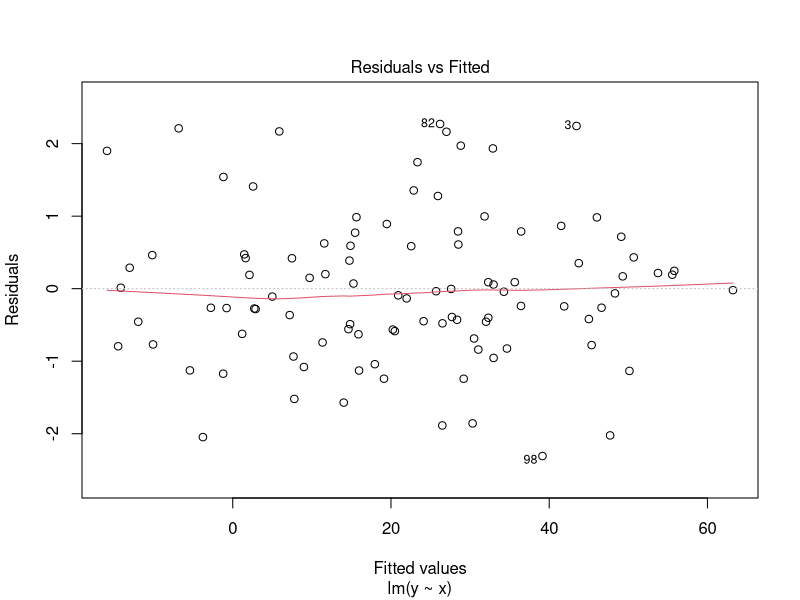
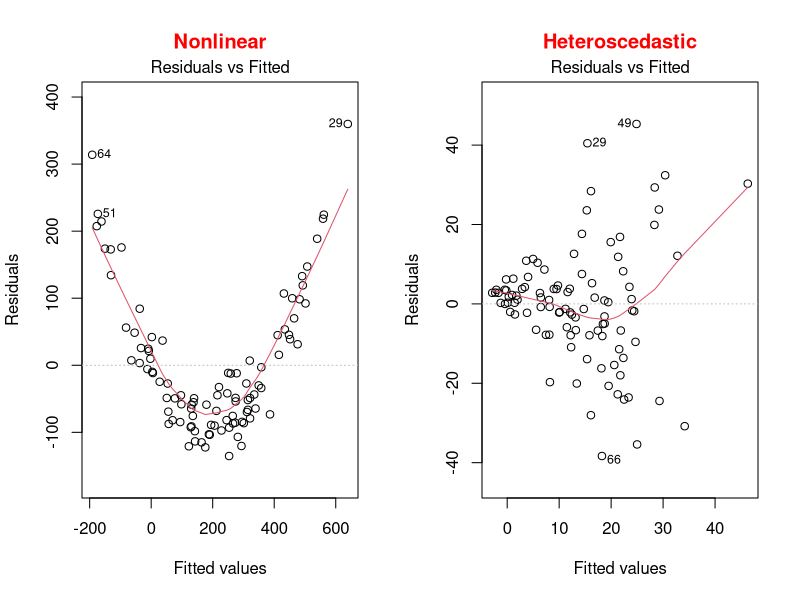
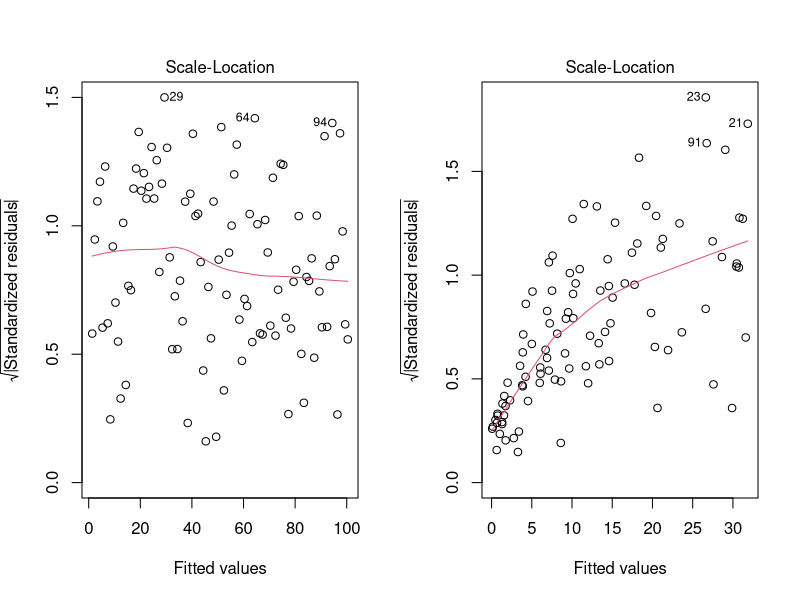
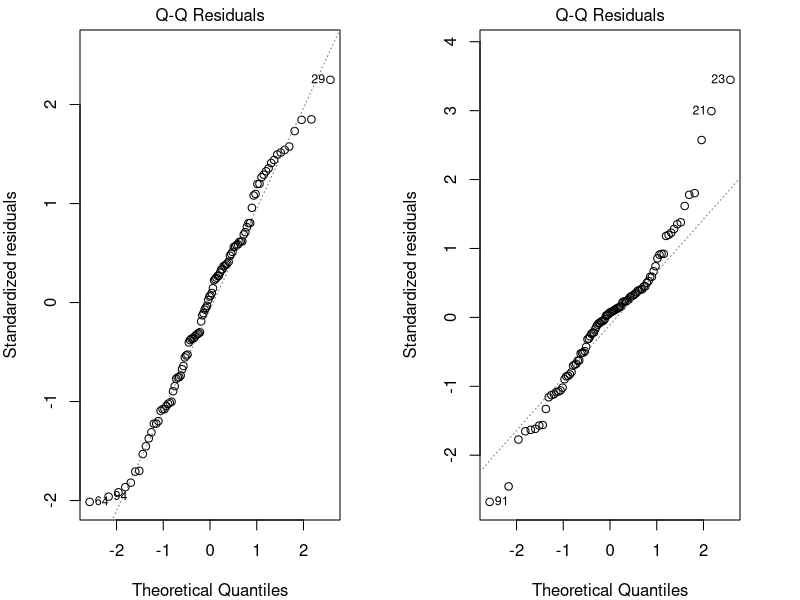
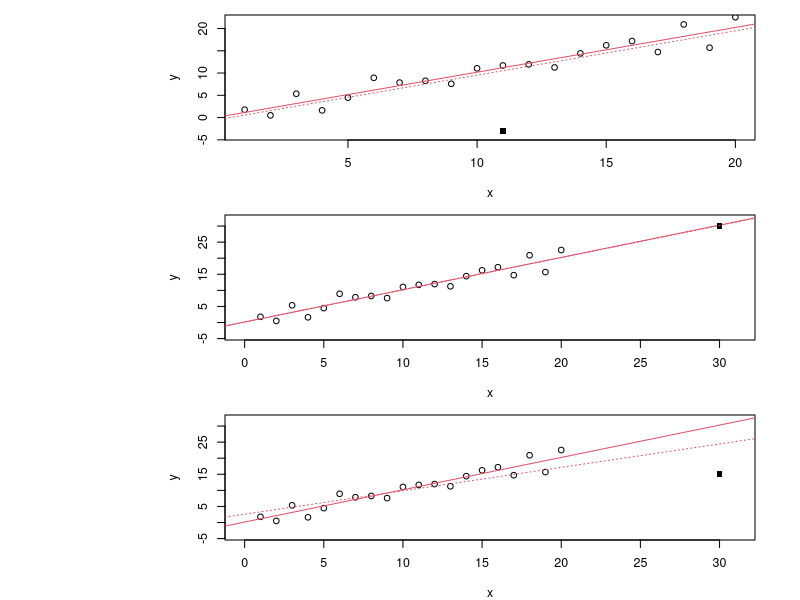
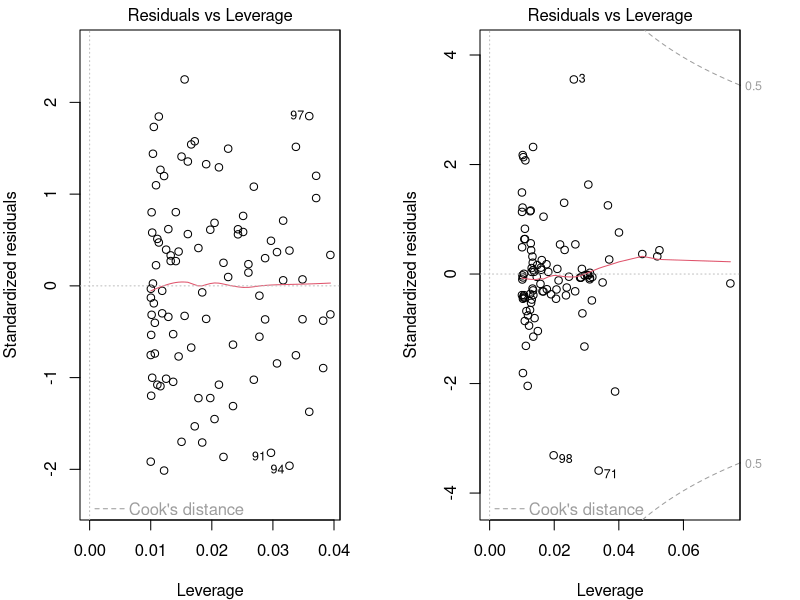
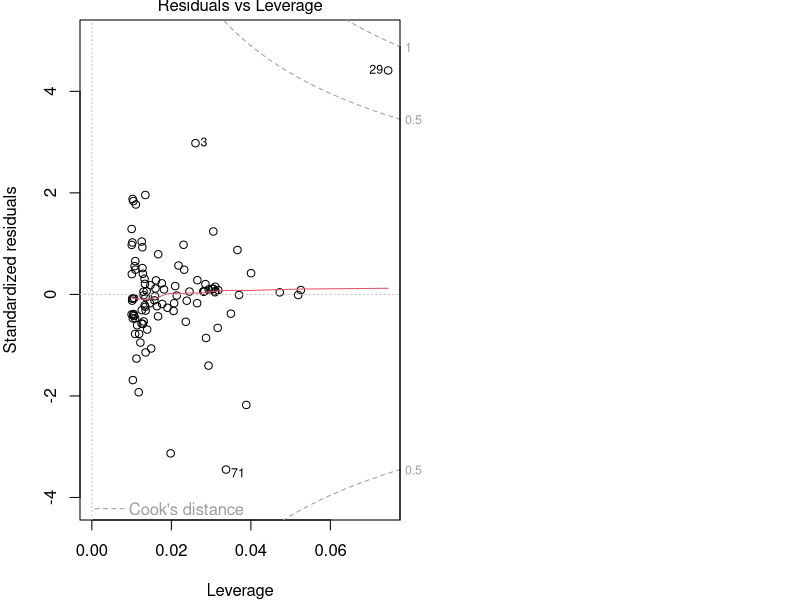
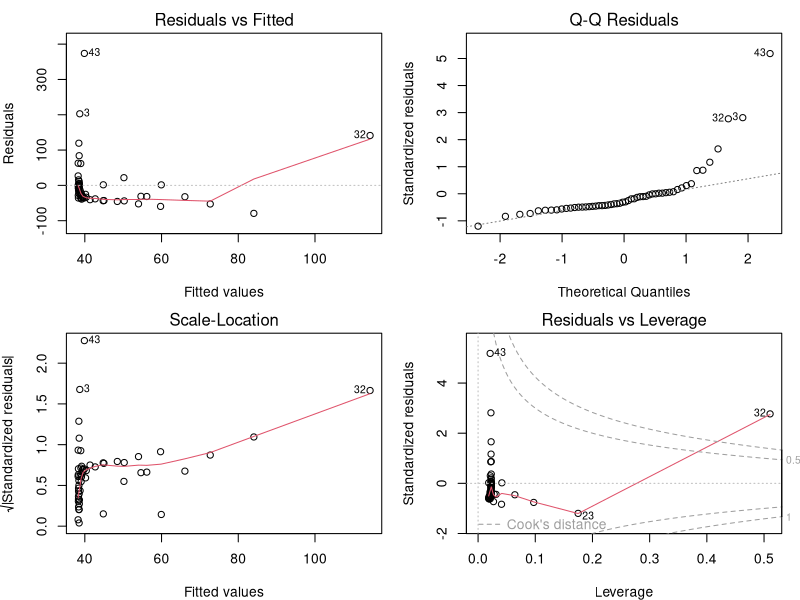

Write R code to recreate these figures, in order. (Note: this script raises an error after producing the figures.)
## ---- chunk 1
knitr::opts_chunk$set(
  comment = "#",
  collapse = TRUE,
  #cache = TRUE,
  warning = FALSE,
  message = FALSE,
  fig.width=6, fig.height=6,
  fig.align = 'center'
)
## ---- chunk 2
options(repos=structure(c(CRAN="http://cran.r-project.org")))
## ---- chunk 3
if (!require(dplyr)) install.packages("dplyr")
library(dplyr)

if (!require(kableExtra)) install.packages("kableExtra")
library(kableExtra)

if (!require(vegan)) install.packages("vegan")
library(vegan)

if (!require(e1071)) install.packages("e1071")
library(e1071)

if (!require(MASS)) install.packages("MASS")
library(MASS)

if (!require(car)) install.packages("car")
library(car)
## ---- chunk 4
bird <- read.csv("Scripts_and_data/birdsdiet.csv")
## ---- chunk 5
str(bird)
## ---- chunk 6
str(bird)
## ---- chunk 7
lm1 <- lm(MaxAbund ~ Mass, data = bird)
## ---- chunk 8
  set.seed(1234564)
  x <- rnorm(100,10,10)
  y <- 2*x+0 + rnorm(100)
  lm <- lm(y~x)
  plot(lm, which = 1)
## ---- chunk 9
par(mfrow=c(1,2))
set.seed(1234564)
x = rnorm(100,10,10)
y = (x)^2 + rnorm(length(x),0,30)
lm=lm(y~scale(x))
plot(lm,which = 1, main = "Nonlinear", col.main="red")

x = abs(rnorm(100,10,10))
y = (x) + rnorm(length(x), 0, x)
lm=lm(y~scale(x))
plot(lm,which = 1, main = "Heteroscedastic", col.main="red")
## ---- chunk 10
par(mfrow=c(1,2))
set.seed(1234564)
x <- 1:100
y <- x + rnorm(100,sd=5)
lm=lm(y~x)
plot(lm,which = 3)

set.seed(2)
x = abs(rnorm(100,10,10))
y = (x) + rnorm(length(x), 0, x)
lm=lm(y~scale(x))
plot(lm,which = 3)
## ---- chunk 11
par(mfrow=c(1,2), mar = c(4, 4, 1.5, 3))
set.seed(1234564)
x <- 1:100
y <- x + rnorm(100,sd=5)
lm=lm(y~x)
plot(lm, which = 2)

set.seed(2)
x = abs(rnorm(100,10,10))
y = (x) + rnorm(length(x), 0, x)
lm=lm(y~scale(x))
plot(lm, which = 2)
## ---- chunk 12
par(mfrow=c(3, 1), mar = c(4, 15, 1, 3), cex = 0.75)
set.seed(1234564)
x <- 1:20
y <- rnorm(x, x, 2)
lm0 <- lm(y ~ x)
# plot 1
plot(x, y, ylim = c(-4, 22)); abline(lm0, col = 2); points(11, -3, pch = 15)
# add 20, 10 point to the new lm
xx <- c(x, 11); yy <- c(y, -3)
abline(lm(yy ~ xx), col = 2, lty = 3)
text(-18, 10, srt=0, adj = 0, labels = '* No leverage \n* Low influence', xpd = TRUE, cex = 1.5)
# plot 2
plot(x, y, ylim = c(-4, 32), xlim = c(0, 31)); abline(lm0, col = 2); points(30, 30, pch = 15)
# add 20, 10 point to the new lm
xx <- c(x, 30); yy <- c(y, 30)
abline(lm(yy ~ xx), col = 2, lty = 3)
text(-31, 15, srt=0, adj = 0, labels = '* High leverage \n* No influence', xpd = TRUE, cex = 1.5)

# plot 3
plot(x, y, ylim = c(-4, 32), xlim = c(0, 31)); abline(lm0, col = 2); points(30, 15, pch = 15)
# add 20, 10 point to the new lm
xx <- c(x, 30); yy <- c(y, 15)
abline(lm(yy ~ xx), col = 2, lty = 3)
text(-31, 15, srt=0, adj = 0, labels = '* High leverage \n* High influence', xpd = TRUE, cex = 1.5)
## ---- chunk 13
par(mfrow=c(1,2), mar = c(4, 4, 1.5, 3))
set.seed(1234564)
x <- 1:100
y <- x + rnorm(100,sd=5)
lm=lm(y~x)
plot(lm, which = 5)

set.seed(1234564)
x = abs(rnorm(100,10,10))
y = (x) + rnorm(length(x), 0, x)
lm=lm(y~scale(x))
plot(lm, which = 5)
## ---- chunk 14
par(mar = c(4, 4, 1, 0))
set.seed(1234564)
x = abs(rnorm(100,10,10))
y = (x) + rnorm(length(x), 0, x)
y[29] <- 100
lm=lm(y~scale(x))
plot(lm, which = 5)
## ---- chunk 15
par(mfrow=c(2,2), mar = c(4,4,2,1.1), oma =c(0,0,0,0))
plot(lm1)
## ---- chunk 16
par(mfrow=c(1,3), mar = c(4,4,3,1), cex = 0.8)
plot(bird$MaxAbund ~ bird$Mass)
abline(lm1) # adds the best-fit line
hist(bird$MaxAbund) # hist() produces a histogram of the variable
hist(bird$Mass)
## ---- chunk 17
shapiro.test(bird$MaxAbund)
shapiro.test(bird$Mass)
## ---- chunk 18
skewness(bird$MaxAbund)
skewness(bird$Mass)
## ---- chunk 19
bird$logMaxAbund <- log10(bird$MaxAbund)
bird$logMass <- log10(bird$Mass)
## ---- chunk 20
lm2 <- lm(logMaxAbund ~ logMass, data = bird)
## ---- chunk 21
par(mfrow=c(2,2), mar=c(3,4,1.15,1.2))
plot(lm2)
## ---- chunk 22
par(mfrow=c(1,3), mar=c(4,4,1.15,1.2))
plot(logMaxAbund ~ logMass, data=bird)
abline(lm2)
hist(log10(bird$MaxAbund))
hist(log10(bird$Mass))
## ---- chunk 23
summary(lm2)
## ---- chunk 24
lm2$coef
summary(lm2)$coefficients
summary(lm2)$r.squared
## ---- chunk 25
summary(lm2)
## ---- chunk 26
lm3 <- lm(logMaxAbund~logMass, data=bird, subset=!bird$Aquatic)
# removes aquatic birds (= TRUE)
# or equivalently
lm3 <- lm(logMaxAbund~logMass, data=bird, subset=bird$Aquatic == 0)
## ---- chunk 27
par(mfrow=c(1,2), mar = c(4, 4, 3, 1))
plot(logMaxAbund~logMass, data=bird, main = 'All birds')
abline(lm2, col = 'red')
plot(logMaxAbund~logMass, data=bird, subset=!bird$Aquatic, main = 'Terrestrial birds')
abline(lm3, col = 'red')
## ---- chunk 28
# Run the model
lm4 <- lm(logMaxAbund ~ logMass, data=bird, subset=bird$Passerine == 1)
summary(lm4)
## ---- chunk 29
# diagnostic plots
par(mfrow=c(2,2), mar = c(4,4,2,1.1), oma =c(0,0,0,0))
plot(lm4)
## ---- chunk 30
# Recall: we want adj.r.squared
summary(lm2)$adj.r.squared
summary(lm3)$adj.r.squared
summary(lm4)$adj.r.squared
## ---- chunk 31
boxplot(logMass ~ Aquatic,
        data = bird, names = c("Non-Aquatic", "Aquatic"))
## ---- chunk 32
var.test(logMass ~ Aquatic, data = bird)
## ---- chunk 33
ttest1 <- t.test(logMass ~ Aquatic, var.equal = TRUE, data = bird)

# Or use lm()
ttest.lm1 <- lm(logMass ~ Aquatic, data=bird)
## ---- chunk 34
ttest1$statistic^2
anova(ttest.lm1)$F
# answer: F=60.3845 in both cases
## ---- chunk 35
ttest1
## ---- chunk 36
# Unilateral t-test
uni.ttest1 <- t.test(logMass ~ Aquatic,
                     var.equal = TRUE,
                     data = bird,
                     alternative = "less")
## ---- chunk 37
uni.ttest1
## ---- chunk 38
str(bird)
## ---- chunk 39
par(mar = c(4, 4, 0.5, 1))
boxplot(logMaxAbund ~ Diet,
        data = bird, ylab = expression("log"[10]*"(Maximum Abundance)"), xlab = 'Diet')
## ---- chunk 40
par(mar=c(4,4,.1,1))
med <- sort(tapply(bird$logMaxAbund, bird$Diet, median))
boxplot(logMaxAbund ~ factor(Diet, levels = names(med)), data = bird,
        ylab = expression("log"[10]*"(Maximum Abundance)"), xlab = 'Diet')
## ---- chunk 41
par(mar=c(4,4,.4,1))
plot.design(logMaxAbund ~ Diet, data=bird, ylab = expression("log"[10]*"(Maximum Abundance)"))
## ---- chunk 42
anov1 <- lm(logMaxAbund ~ Diet,
            data = bird)
## ---- chunk 43
aov1 <- aov(logMaxAbund ~ Diet,
            data = bird)
## ---- chunk 44
anova(anov1)
## ---- chunk 45
summary(aov1)
## ---- chunk 46
bartlett.test(logMaxAbund ~ Diet,
              data = bird)
## ---- chunk 47
shapiro.test(resid(anov1))
## ---- chunk 48
summary(anov1)
## ---- chunk 49
summary.lm(aov1)
## ---- chunk 50
TukeyHSD(aov(anov1), ordered = TRUE)
## ---- chunk 51
par(mar=c(3,3,0.5,0.5))
sd <- tapply(bird$logMaxAbund, list(bird$Diet), sd)
means <- tapply(bird$logMaxAbund, list(bird$Diet), mean)
n <- length(bird$logMaxAbund)
se <- 1.96*sd/sqrt(n)
bp <- barplot(means, ylim = c(0, max(bird$logMaxAbund) - 0.5))
epsilon = 0.1
segments(bp, means - se, bp, means + se, lwd=2) # vertical bars
segments(bp - epsilon, means - se, bp + epsilon, means - se, lwd = 2) # horizontal bars
segments(bp - epsilon, means + se, bp + epsilon, means + se, lwd = 2) # horizontal bars
## ---- chunk 52
anov2 <- lm(logMaxAbund ~ Diet*Aquatic, data = bird)
summary(anov2)
## ---- chunk 53
anov2 <- lm(logMaxAbund ~ Diet*Aquatic, data = bird)
anova(anov2)
## ---- chunk 54
## functions
f1 <- function(x, a, b) {
  return(x*a+b)
}
# conf for plot
col = rgb(118, 143, 175, maxColorValue = 255)
x <- 1:20
par(mfrow = c(1, 3), mar = c(1, 1, 6.5, 4))

# plot 1
plot(x, f1(x, a=1.1,b=2), ylim = c(0, 60), type = 'l', lwd = 2.5, xaxt = "n", yaxt = "n", xlab = "", ylab = "", bty='l', col = col)
lines(f1(x, a=1.1,b=17), lwd = 2.5, col = col)
lines(f1(x, a=0.6,b=22), lwd = 2.5, col = col)
lines(f1(x, a=1.1,b=40), lwd = 2.5, col = col)
mtext('One level of the factor\n has a different slope', side = 3, line = 2, cex = 1.5)
# plot 2
plot(x, f1(x, a=.5,b=2), ylim = c(0, 60), type = 'l', lwd = 2.5, xaxt = "n", yaxt = "n", xlab = "", ylab = "", bty='l', col = col)
lines(f1(x, a=1.1,b=17), lwd = 2.5, col = col)
lines(f1(x, a=1.1,b=22), lwd = 2.5, col = col)
lines(f1(x, a=0.01,b=40), lwd = 2.5, col = col)
mtext('Many levels have\n different slopes', side = 3, line = 2, cex = 1.5)
# plot 3
plot(x, f1(x, a=1.1,b=2), ylim = c(0, 60), type = 'l', lwd = 2.5, xaxt = "n", yaxt = "n", xlab = "", ylab = "", bty='l', col = col)
lines(f1(x, a=1.1,b=17), lwd = 2.5, col = col)
lines(f1(x, a=1.1,b=22), lwd = 2.5, col = col)
lines(f1(x, a=1.1,b=40), lwd = 2.5, col = col)
mtext('No interaction', side = 3, line = 2, cex = 1.5)
## ---- chunk 55
# plot to simulate effects::effect() plot
a = 40; b =20; sd = 8
par(mar=c(4,4,.5,1))
plot(c(a, b), ylim = c(10, 50), xlim = c(0.9, 2.1), xlab = 'factor Z', ylab = 'Y', xaxt = 'n')
lines(c(a, b), col = 4, pch = 1.5)
segments(c(1, 2), c(a-sd, b-sd), c(1,2), c(a+sd, b+sd), lwd = 1.5, col = 'orange')
segments(c(1, 2) - .04, c(a, b) + sd, c(1, 2) + .04, c(a, b) + sd, lwd = 1.5, col = 'orange')
segments(c(1, 2) - .04, c(a, b) - sd, c(1, 2) + .04, c(a, b) - sd, lwd = 1.5, col = 'orange')
points(c(1, 2), c(a, b), pch = 16, col = 4)
axis(1, at = c(1, 2), labels = FALSE) # add ticks
mtext(c('Level 1', 'Level 2'), 1, at = 1:2, line = 0.5) # add labels to ticks
## ---- chunk 56
str(bird)
## ---- chunk 57
ancov1 <- lm(logMaxAbund ~ logMass*Diet,
             data = bird)
anova(ancov1)
## ---- chunk 58
ancov2 <- lm(logMaxAbund ~ logMass + Diet,
             data = bird)
anova(ancov2)
## ---- chunk 59
Dickcissel = read.csv("Scripts_and_data/dickcissel.csv")
str(Dickcissel)
## ---- chunk 60
# select variables
var <- c('clTma', 'NDVI', 'grass', 'abund')
plot(Dickcissel[, var])
## ---- chunk 61
lm.mult <- lm(abund ~ clTma + NDVI + grass, data = Dickcissel)
summary(lm.mult)
## ---- chunk 62
par(mfrow = c(2, 2))
par(mfrow=c(2,2), mar = c(3.9,4,1.2,1.1), oma =c(0,0,0,0))
plot(lm.mult)
## ---- chunk 63
summary(lm.mult)
## ---- chunk 64
par(mfrow=c(1,3), mar=c(4, 4, 0.5, 0.5), cex = 1)
plot(abund ~ clTma, data = Dickcissel)
plot(abund ~ NDVI,  data = Dickcissel)
plot(abund ~ grass, data = Dickcissel)
## ---- chunk 65
lm.full <- lm(abund ~ . - Present,
              data = Dickcissel)
lm.step <- step(lm.full)
## ---- chunk 66
summary(lm.full)
## ---- chunk 67
summary(lm.step)
## ---- chunk 68
tapply(bird$logMaxAbund, bird$Diet, mean)
coef(anov1)
coef(anov1)[1] + coef(anov1)[2] # InsectVert
coef(anov1)[1] + coef(anov1)[3] # Plant
## ---- chunk 69
sum(contrasts(bird$Diet)[,1])
sum(contrasts(bird$Diet)[,1]*contrasts(bird$Diet)[,2])
## ---- chunk 70
options(contrasts=c("contr.helmert", "contr.poly"))
sum(contrasts(bird$Diet)[,1])
sum(contrasts(bird$Diet)[,1]*contrasts(bird$Diet)[,2])
## ---- chunk 71
anov3 <- lm(logMaxAbund ~ Diet, data = bird)
summary(anov3)
## ---- chunk 72
table(bird$Aquatic)
## ---- chunk 73
unb.anov1 <- lm(logMaxAbund ~ Aquatic + Diet, data = bird)
unb.anov2 <- lm(logMaxAbund ~ Diet + Aquatic, data = bird)
## ---- chunk 74
anova(unb.anov1)
## ---- chunk 75
anova(unb.anov2)
## ---- chunk 76
car::Anova(unb.anov1, type = "III")
## ---- chunk 77
car::Anova(unb.anov2, type = "III")
## ---- chunk 78

poly.reg=data.frame(Degree = 0:5,
                    Name = c("Constant","Linear","Quadratic",
                             "Cubic","Quartic","Quintic"),
                    Example = c("\\(3\\)",
                                "\\(x+9\\)",
                                "\\(x^2-x+4\\)",
                                "\\(x^3-x^2+5\\)",
                                "\\(6x^4-x^3+x-2\\)",
                                "\\(x^5-3x^3+x^2+8\\)"))
knitr::kable(poly.reg, format = "html", escape=FALSE)
## ---- chunk 79
lm.linear <- lm(abund ~ clDD, data = Dickcissel)
lm.quad   <- lm(abund ~ clDD + I(clDD^2), data = Dickcissel)
lm.cubic  <- lm(abund ~ clDD + I(clDD^2) + I(clDD^3), data = Dickcissel)
summ_lm.linear <- capture.output(summary(lm.linear))[c(9:12, 17, 18)]
summ_lm.quad <- capture.output(summary(lm.quad))[c(9:13, 18, 19)]
summ_lm.cubic <- capture.output(summary(lm.cubic))[c(9:14, 17, 18)]
## ---- chunk 80
print(summ_lm.linear)
## ---- chunk 81
print(summ_lm.quad)
## ---- chunk 82
print(summ_lm.cubic)
## ---- chunk 83
mod <- lm(clDD ~ clFD + clTmi + clTma + clP + grass, data = Dickcissel)
car::vif(mod)
## ---- chunk 84
library(vegan)
part.lm = varpart(Dickcissel$abund, Dickcissel[ ,c("clDD","clFD","clTmi","clTma","clP")],
                  Dickcissel[ ,c("broadleaf","conif","grass","crop", "urban","wetland")])
part.lm
## ---- chunk 85
par(mar=rep(0.5,4))
showvarparts(2)
## ---- chunk 86
par(mar=rep(0.5,4))
plot(part.lm,
     digits = 2,
     bg = rgb(48,225,210,80,
              maxColorValue=225),
     col = "turquoise4")
## ---- chunk 87
out.1 = rda(Dickcissel$abund,
            Dickcissel[ ,c("clDD", "clFD","clTmi","clTma","clP")],
            Dickcissel[ ,c("broadleaf","conif","grass","crop", "urban","wetland")])
out.2 = rda(Dickcissel$abund,
            Dickcissel[ ,c("broadleaf","conif","grass","crop", "urban", "wetland")],
            Dickcissel[ ,c("clDD","clFD","clTmi", "clTma","clP")])
## ---- chunk 88
# Climate set
anova(out.1, step = 1000, perm.max = 1000)
## ---- chunk 89
# Land cover set
anova(out.2, step = 1000, perm.max = 1000)
